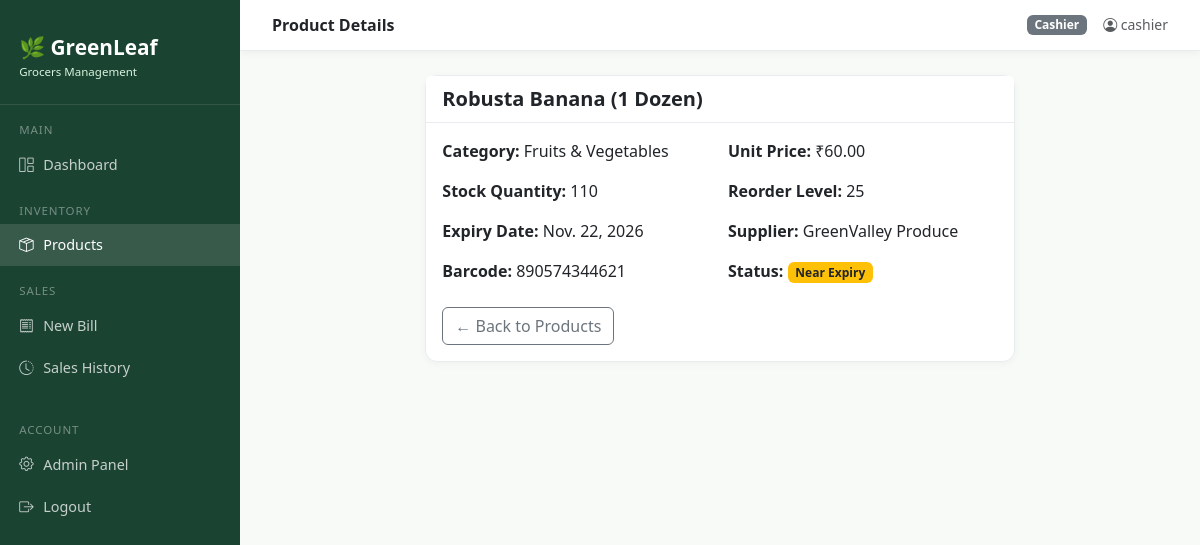
The app's page /products/2/ (signed in) with its own data.
### inventory/models.py (models this page shows, shortened)
class Product(models.Model):
    CATEGORY_CHOICES = [
        ('Fruits & Vegetables', 'Fruits & Vegetables'),
        ('Dairy & Eggs', 'Dairy & Eggs'),
        ('Bakery', 'Bakery'),
        ('Meat & Seafood', 'Meat & Seafood'),
        ('Beverages', 'Beverages'),
        ('Snacks & Confectionery', 'Snacks & Confectionery'),
        ('Grains & Pulses', 'Grains & Pulses'),
        ('Spices & Condiments', 'Spices & Condiments'),
        ('Frozen Foods', 'Frozen Foods'),
        ('Personal Care', 'Personal Care'),
        ('Household', 'Household'),
        ('Other', 'Other'),
    ]
    name = models.CharField(max_length=200)
    category = models.CharField(max_length=100, choices=CATEGORY_CHOICES)
    unit_price = models.DecimalField(max_digits=10, decimal_places=2)
    stock_qty = models.IntegerField(default=0)
    reorder_level = models.IntegerField(default=10)
    expiry_date = models.DateField(null=True, blank=True)
    supplier = models.ForeignKey(Supplier, on_delete=models.SET_NULL, null=True, blank=True)
    barcode = models.CharField(max_length=50, blank=True)
    created_at = models.DateTimeField(auto_now_add=True)
    updated_at = models.DateTimeField(auto_now=True)
    @property
    def is_low_stock(self):
        return self.stock_qty <= self.reorder_level
    @property
    def is_near_expiry(self):
        if self.expiry_date:
            days_left = (self.expiry_date - timezone.now().date()).days
            return 0 <= days_left <= 15
        return False
    @property
    def is_expired(self):
        if self.expiry_date:
            return self.expiry_date < timezone.now().date()
        return False
    class Meta:
        ordering = ['name']

class Supplier(models.Model):
    name = models.CharField(max_length=200)
    phone = models.CharField(max_length=20, blank=True)
    email = models.EmailField(blank=True)
    address = models.TextField(blank=True)
    created_at = models.DateTimeField(auto_now_add=True)
    class Meta:
        ordering = ['name']

### inventory/views.py (the view)
# urls.py: path('products/<int:pk>/', views.product_detail, name='product_detail'),
@login_required
def product_detail(request, pk):
    product = get_object_or_404(Product, pk=pk)
    return render(request, 'inventory/product_detail.html', {'product': product})

### templates/inventory/product_detail.html (shortened to what this page needs)
{% extends 'base.html' %}
{% block page_title %}Product Details{% endblock %}
{% block content %}
<div class="row justify-content-center">
<div class="col-md-8">
<div class="card">
    <div class="card-header d-flex justify-content-between align-items-center">
        <span class="fw-bold fs-5">{{ product.name }}</span>
    </div>
    <div class="card-body">
        <div class="row g-3">
            <div class="col-md-6"><strong>Category:</strong> {{ product.category }}</div>
            <div class="col-md-6"><strong>Unit Price:</strong> ₹{{ product.unit_price }}</div>
            <div class="col-md-6"><strong>Stock Quantity:</strong> <span class="{% if product.is_low_stock %}text-danger fw-bold{% endif %}">{{ product.stock_qty }}</span></div>
            <div class="col-md-6"><strong>Reorder Level:</strong> {{ product.reorder_level }}</div>
            <div class="col-md-6"><strong>Expiry Date:</strong> {{ product.expiry_date|default:'Not specified' }}</div>
            <div class="col-md-6"><strong>Supplier:</strong> {{ product.supplier.name|default:'None' }}</div>
            <div class="col-md-6"><strong>Barcode:</strong> {{ product.barcode|default:'None' }}</div>
            <div class="col-md-6"><strong>Status:</strong>
                {% if product.is_expired %}<span class="badge bg-danger">Expired</span>
                {% elif product.is_near_expiry %}<span class="badge bg-warning text-dark">Near Expiry</span>
                {% elif product.is_low_stock %}<span class="badge bg-warning text-dark">Low Stock</span>
                {% else %}<span class="badge bg-success">In Stock</span>{% endif %}
            </div>
        </div>
        <div class="mt-4">
            <a href="{% url 'product_list' %}" class="btn btn-outline-secondary">← Back to Products</a>
        </div>
    </div>
</div>
</div>
</div>
{% endblock %}

### templates/base.html (shortened to what this page needs)
<!DOCTYPE html>
<html lang="en">
<head>
    <link href="https://cdn.jsdelivr.net/npm/bootstrap@5.3.2/dist/css/bootstrap.min.css" rel="stylesheet">
    <link href="https://cdn.jsdelivr.net/npm/bootstrap-icons@1.11.3/font/bootstrap-icons.css" rel="stylesheet">
</head>
<body>
<div class="sidebar">
    <div class="brand">
        🌿 GreenLeaf<br>
        <small>Grocers Management</small>
    </div>
    <div class="nav-label">Main</div>
    <a href="{% url 'dashboard' %}" class="nav-link {% if request.resolver_match.url_name == 'dashboard' %}active{% endif %}">
        <i class="bi bi-grid-1x2"></i> Dashboard
    </a>
    <div class="nav-label">Inventory</div>
    <a href="{% url 'product_list' %}" class="nav-link {% if 'product' in request.resolver_match.url_name %}active{% endif %}">
        <i class="bi bi-box-seam"></i> Products
    </a>
    <div class="nav-label">Sales</div>
    <a href="{% url 'billing' %}" class="nav-link {% if request.resolver_match.url_name == 'billing' %}active{% endif %}">
        <i class="bi bi-receipt"></i> New Bill
    </a>
    <a href="{% url 'sale_list' %}" class="nav-link {% if request.resolver_match.url_name == 'sale_list' %}active{% endif %}">
        <i class="bi bi-clock-history"></i> Sales History
    </a>
    <div class="nav-label mt-3">Account</div>
    <a href="/admin/" class="nav-link" target="_blank">
        <i class="bi bi-gear"></i> Admin Panel
    </a>
    <a href="{% url 'logout' %}" class="nav-link">
        <i class="bi bi-box-arrow-right"></i> Logout
    </a>
</div>
<div class="topbar">
    <span class="fw-semibold text-dark">{% block page_title %}Dashboard{% endblock %}</span>
    <div class="d-flex align-items-center gap-3">
        {% if user.is_staff %}<span class="badge bg-warning text-dark"><i class="bi bi-shield-check"></i> Admin</span>{% else %}<span class="badge bg-secondary">Cashier</span>{% endif %}
        <span class="text-muted small"><i class="bi bi-person-circle"></i> {{ user.username }}</span>
    </div>
</div>
<div class="main-content">
    {% block content %}{% endblock %}
</div>
</body>
</html>

### templates/base.html (style rules this page uses)
:root { --green-dark: #1b4332; --green-mid: #2d6a4f; --green-light: #52b788; --green-pale: #d8f3dc; --accent: #f4a261; }
body { background: #f8faf8; font-family: 'Segoe UI', sans-serif; }
.sidebar { width: 240px; min-height: 100vh; background: var(--green-dark); position: fixed; top: 0; left: 0; z-index: 100; padding-top: 1rem; }
.sidebar .brand { color: white; font-size: 1.3rem; font-weight: 700; padding: 1rem 1.2rem 1.5rem; border-bottom: 1px solid rgba(255,255,255,0.1); }
.sidebar .brand small { display: block; font-size: 0.72rem; color: var(--green-pale); font-weight: 400; }
.sidebar .nav-link { color: rgba(255,255,255,0.75); padding: 0.65rem 1.2rem; display: flex; align-items: center; gap: 0.6rem; border-radius: 0; font-size: 0.9rem; transition: all 0.2s; }
.sidebar .nav-link:hover, .sidebar .nav-link.active { background: rgba(255,255,255,0.12); color: white; }
.sidebar .nav-label { font-size: 0.72rem; text-transform: uppercase; letter-spacing: 0.08em; color: rgba(255,255,255,0.4); padding: 1rem 1.2rem 0.3rem; }
.main-content { margin-left: 240px; padding: 1.5rem 2rem; }
.topbar { background: white; border-bottom: 1px solid #e9ecef; padding: 0.8rem 2rem; margin-left: 240px; display: flex; align-items: center; justify-content: space-between; position: sticky; top: 0; z-index: 99; box-shadow: 0 2px 8px rgba(0,0,0,0.05); }
.card { border: 1px solid #e9ecef; border-radius: 12px; box-shadow: 0 2px 8px rgba(0,0,0,0.04); }
.card-header { background: white; border-bottom: 1px solid #e9ecef; font-weight: 600; }

### records on screen
Product: name "Robusta Banana (1 Dozen)", category "Fruits & Vegetables", unit_price "60.00", stock_qty "110", reorder_level "25", expiry_date "Nov. 22, 2026", supplier.name "GreenValley Produce", barcode "890574344621"

### other values on screen
{{ user.username }} "cashier"
